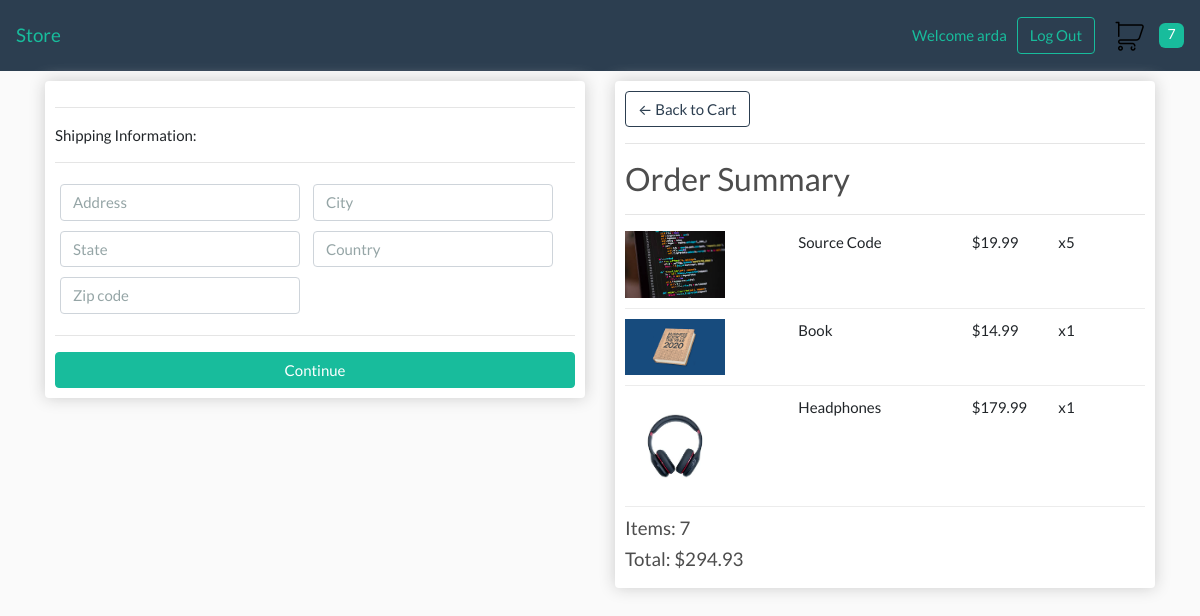
Screenshot of /checkout/ (signed in) with the database file from the repository.
### store/models.py (models this page shows, shortened)
class OrderItem(models.Model):
    product = models.ForeignKey("store.Product", on_delete=models.SET_NULL, null=True)
    order = models.ForeignKey("store.Order", on_delete=models.SET_NULL, null=True)
    quantity = models.IntegerField(default=0, null=True, blank=True)
    date_added = models.DateTimeField(auto_now_add=True)
    @property
    def get_total(self):
        return self.product.price * self.quantity

class Product(models.Model):
    name = models.CharField(max_length=200, null=True)
    price = models.DecimalField(max_digits=5, decimal_places=2)
    digital = models.BooleanField(default=False, null=True, blank=False)
    image = models.ImageField(null=True, blank=True)
    @property
    def get_image_url(self):
        try:
            return self.image.url
        except:
            return ''

class Order(models.Model):
    customer = models.ForeignKey("store.Customer", on_delete=models.SET_NULL, null=True, blank=True)
    date_ordered = models.DateTimeField(auto_now_add=True)
    complete = models.BooleanField(default=False, null=True, blank=False)
    transaction_id = models.CharField(max_length=100, null=True)
    @property
    def get_cart_total(self):
        return sum([item.get_total for item in self.orderitem_set.all()])
    @property
    def get_cart_items(self):
        return sum([item.quantity for item in self.orderitem_set.all()])
    @property
    def is_shipping(self):
        is_shipping = False
        for item in self.orderitem_set.all():
            if not item.product.digital:
                is_shipping = True
        return is_shipping

### store/views.py (the view)
# urls.py: path('checkout/', views.checkout, name='checkout'),
def checkout(request):
    data = cart_data(request)
    cart_items = data['cart_items']
    order = data['order']
    items = data['items']
    return render(request, 'store/checkout.html', {
        'items': items,
        'order': order,
        'cart_items': cart_items
    })

### store/utils.py (called while the page is built)
def cart_data(request):
    if request.user.is_authenticated:
        customer = request.user.customer
        order, created = Order.objects.get_or_create(customer=customer, complete=False)
        items = order.orderitem_set.all()
        cart_items = order.get_cart_items
    else:
        cookie_data = cookie_cart(request)
        cart_items = cookie_data['cart_items']
        order = cookie_data['order']
        items = cookie_data['items']
    return {
        'cart_items': cart_items,
        'order': order,
        'items': items
    }

### store/templates/store/checkout.html (shortened to what this page needs)
{% extends 'store/layout.html' %}
{% load static %}
{% block body %}
    <div class="row">
		<div class="col-lg-6">
			<div class="box-element" id="form-wrapper">
				<form id="form">
					<div id="shipping-info">
						<hr>
						<p>Shipping Information:</p>
						<hr>
						<div class="form-field">
							<input class="form-control" type="text" name="address" placeholder="Address">
						</div>
						<div class="form-field">
							<input class="form-control" type="text" name="city" placeholder="City">
						</div>
						<div class="form-field">
							<input class="form-control" type="text" name="state" placeholder="State">
						</div>
						<div class="form-field">
							<input class="form-control" type="text" name="country" placeholder="Country">
						</div>
						<div class="form-field">
							<input class="form-control" type="text" name="zipcode" placeholder="Zip code">
						</div>
					</div>
					<hr>
					<input id="form-button" class="btn btn-success btn-block" type="submit" value="Continue">
				</form>
			</div>
			<br>
		</div>
		<div class="col-lg-6">
			<div class="box-element">
				<a  class="btn btn-outline-primary" href="{% url 'cart' %}">&#x2190; Back to Cart</a>
				<hr>
				<h3>Order Summary</h3>
				<hr>
				{% for item in items %}
					<div class="cart-row">
						<div style="flex:2"><img class="row-image" src="{{ item.product.get_image_url }}" alt="item image"></div>
						<div style="flex:2"><p>{{ item.product.name }}</p></div>
						<div style="flex:1"><p>${{ item.product.price }}</p></div>
						<div style="flex:1"><p>x{{ item.quantity }}</p></div>
					</div>
				{% endfor %}
				<h5>Items: {{ order.get_cart_items }}</h5>
				<h5>Total: ${{ order.get_cart_total|floatformat:2 }}</h5>
			</div>
		</div>
	</div>
{% endblock body %}

### store/templates/store/layout.html (shortened to what this page needs)
{% load static %}
<!DOCTYPE html>
<html lang="en">
    <head>
        <link rel="stylesheet" href="https://stackpath.bootstrapcdn.com/bootswatch/4.5.0/flatly/bootstrap.min.css">
        <link rel="stylesheet" type="text/css" href="{% static 'css/main.css' %}">
    </head>
    <body>
        <nav class="navbar navbar-expand-lg navbar-primary bg-primary">
            <a class="navbar-brand" href="{% url 'store' %}">Store</a>
            <div class="form-inline my-2 my-lg-0">
                {% if request.user.is_authenticated %}
                    <div id="welcome">Welcome {{ request.user.username }}</div>
                    <a href="{% url 'logout' %}" class="btn btn-outline-success">Log Out</a>
                {% else %}
                    <a href="{% url 'login' %}" class="success" id="login">Log In</a>
                    <a href="{% url 'register' %}" class="btn btn-outline-success">Register</a>
                {% endif %}
                <a href="{% url 'cart' %}">
                    <img src="{% static 'images/cart.png' %}" alt="cart" id="cart-icon">
                </a>
                <div id="cart-total">{{ cart_items }}</div>
            </div>
        </nav>
        <div class="container">
            {% block body %}
            {% endblock body %}
        </div>
    </body>
</html>

### static/css/main.css (style rules this page uses)
body { background-color: hsl(0, 0%, 98%); }
h1, h2, h3, h4, h5, h6 { color: hsl(0, 0%, 30%); }
.box-element { box-shadow: hsl(0, 0%, 80%) 0 0 16px; background-color: #fff; border-radius: 4px; padding: 10px; }
#cart-total { display: block; text-align: center; color: #fff; background-color: #18bc9c; width: 25px; height: 25px; border-radius: 25%; font-size: 14px; }
#cart-icon { width: 50%; display: inline-block; margin-left: 30%; }
#welcome { margin-right: 10px; color: #18bc9c; }
.col-lg-4, .col-lg-6, .col-lg-8, .col-lg-12 { margin-top: 10px; }
.row-image { width: 100px; }
.form-field { width: 250px; display: inline-block; padding: 5px; }
.cart-row { display: flex; flex-direction: row; justify-content: space-between; padding-bottom: 10px; margin-bottom: 10px; border-bottom: 1px solid #ececec; }

### rows the page displays
OrderItem: product.get_image_url (picture), product.name "Source Code", product.price "19.99", quantity "5"
OrderItem: product.get_image_url (picture), product.name "Book", product.price "14.99", quantity "1"
OrderItem: product.get_image_url (picture), product.name "Headphones", product.price "179.99", quantity "1"
Order: get_cart_items "7", get_cart_total "294.93"

### other values shown
{{ request.user.username }} "arda"
{{ cart_items }} "7"
